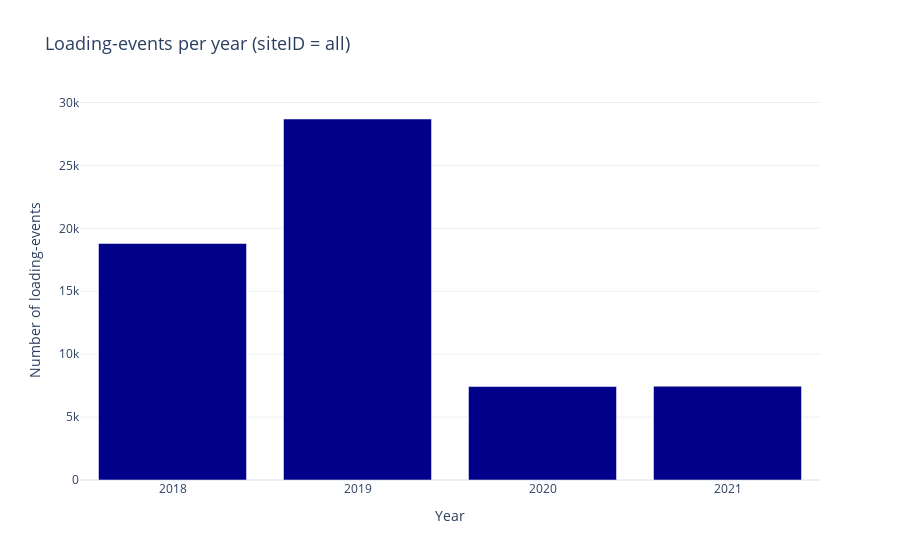

The notebook cell this image was saved under:
### Code cell
events_per_year = charging_set.groupby('connectionTime_year').size().reset_index(name='count')


# Count all loading-events over the available timeframe, ploted per year
fig = px.bar(
    events_per_year,
    x='connectionTime_year',
    y='count',
    title='Loading-events per year (siteID = all)',
    labels={'hour': 'connectionTime_year', 'count': 'Number of loading-events'}
)

# Layout adjustment
fig.update_traces(marker_color='#00008B')  # Color
fig.update_layout(
    title_font_size=18,
    legend_title_text="Legend",
    template="plotly_white",
     xaxis=dict(
        tickmode='array',  # Specify ticks explicitly
        tickvals=events_per_year['connectionTime_year'].unique(),  # Use unique years as tick values
        title="Year"
    )
)

# Show grafic
fig.show()

### Figure 1 — Plotly figure (JSON) as saved in the notebook; plotly's stock layout.template omitted (floating-point values rounded to 4 significant figures)
{"data": [{"alignmentgroup": "True", "hovertemplate": "connectionTime_year=%{x}<br>Number of loading-events=%{y}<extra></extra>", "legendgroup": "", "marker": {"color": "#00008B", "pattern": {"shape": ""}}, "name": "", "offsetgroup": "", "orientation": "v", "showlegend": false, "textposition": "auto", "type": "bar", "x": [2018, 2019, 2020, 2021], "xaxis": "x", "y": [18794, 28689, 7427, 7452], "yaxis": "y"}], "layout": {"barmode": "relative", "legend": {"title": {"text": "Legend"}, "tracegroupgap": 0}, "title": {"font": {"size": 18}, "text": "Loading-events per year (siteID = all)"}, "xaxis": {"anchor": "y", "domain": [0, 1], "tickmode": "array", "tickvals": [2018, 2019, 2020, 2021], "title": {"text": "Year"}}, "yaxis": {"anchor": "x", "domain": [0, 1], "title": {"text": "Number of loading-events"}}}}
